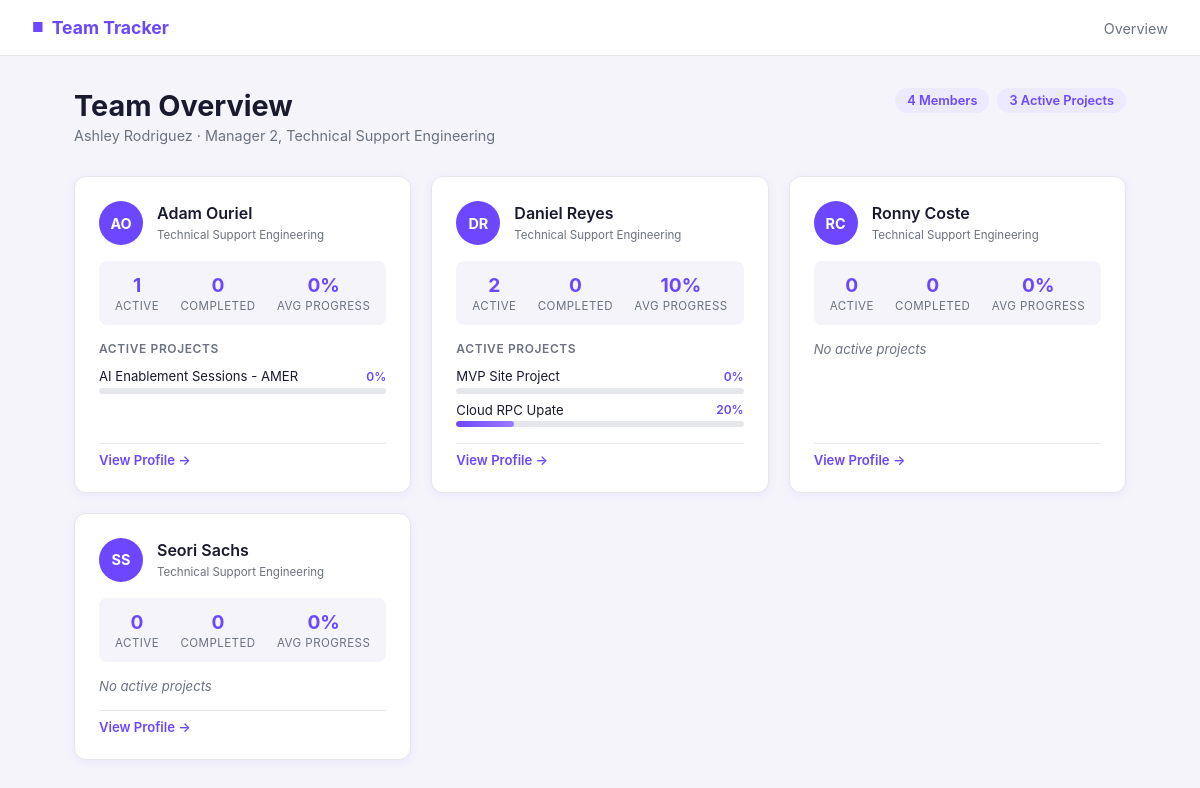
The app's page /, older data.
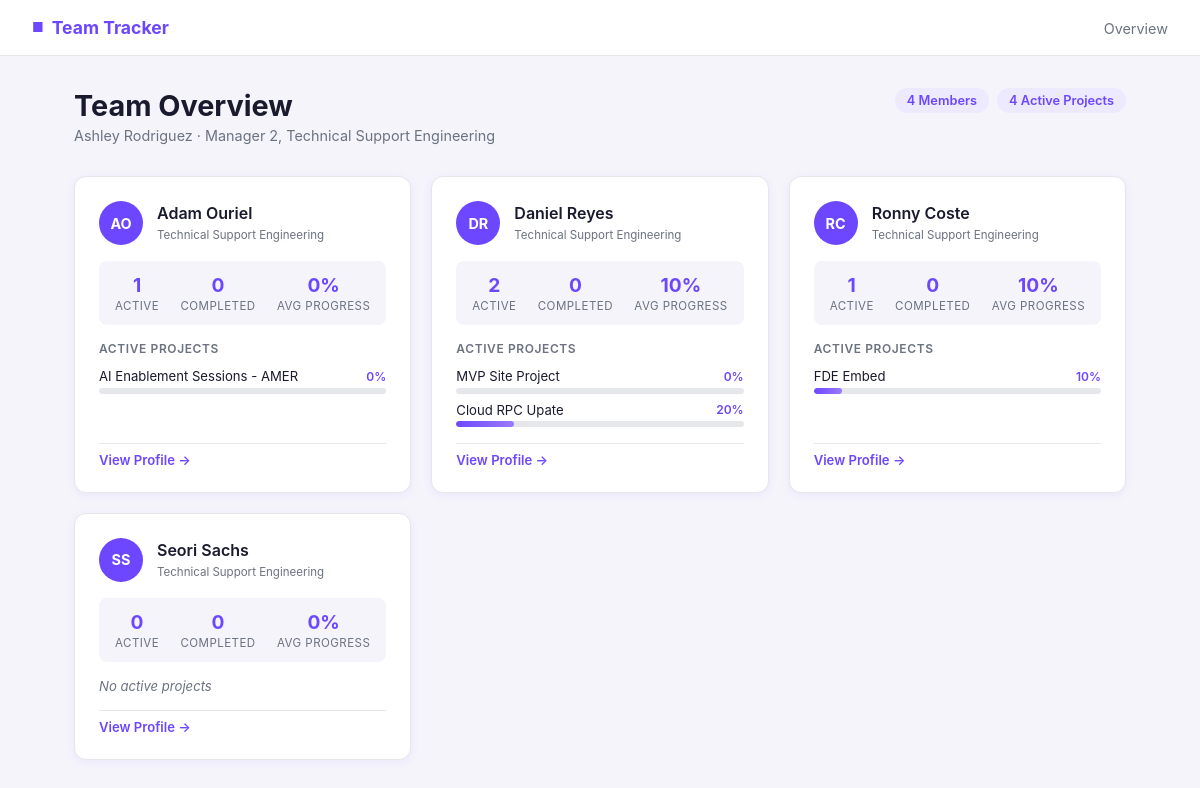
The same page, newer data.
### tables this page shows
CREATE TABLE teammates (
                id INTEGER PRIMARY KEY AUTOINCREMENT,
                name TEXT NOT NULL
            );

CREATE TABLE projects (
                id INTEGER PRIMARY KEY AUTOINCREMENT,
                teammate_id INTEGER NOT NULL,
                name TEXT NOT NULL,
                start_date TEXT NOT NULL,
                pct_complete INTEGER DEFAULT 0,
                completed_date TEXT,
                FOREIGN KEY (teammate_id) REFERENCES teammates(id)
            );

### app.py (the view)
@app.route('/')
def index():
    db = get_db()
    teammates = db.execute('SELECT * FROM teammates ORDER BY name').fetchall()
    overview = []
    for t in teammates:
        projects = db.execute(
            'SELECT * FROM projects WHERE teammate_id = ? ORDER BY start_date DESC', (t['id'],)
        ).fetchall()
        active = [p for p in projects if not p['completed_date']]
        done = [p for p in projects if p['completed_date']]
        avg_pct = round(sum(p['pct_complete'] for p in active) / len(active)) if active else 0
        overview.append({
            'teammate': t,
            'active': active,
            'done': done,
            'avg_pct': avg_pct,
        })
    total_active = sum(len(item['active']) for item in overview)
    return render_template('index.html', overview=overview, total_active=total_active)

### app.py (called while the page is built)
def get_db():
    conn = sqlite3.connect(DB)
    conn.row_factory = sqlite3.Row
    return conn

### templates/index.html (shortened to what this page needs)
{% extends "base.html" %}
{% block content %}
<div class="page-header">
    <div>
        <h1>Team Overview</h1>
        <p class="subtitle">Ashley Rodriguez · Manager 2, Technical Support Engineering</p>
    </div>
    <div class="header-stats">
        <div class="stat-pill">{{ overview|length }} Members</div>
        <div class="stat-pill">{{ total_active }} Active Projects</div>
    </div>
</div>
<div class="team-grid">
    {% for item in overview %}
    {% set t = item.teammate %}
    {% set initials = t.name.split()|map('first')|join('') %}
    <a href="{{ url_for('teammate', tid=t.id) }}" class="team-card">
        <div class="card-top">
            <div class="avatar">{{ initials }}</div>
            <div class="card-info">
                <h2>{{ t.name }}</h2>
                <span class="role-badge">Technical Support Engineering</span>
            </div>
        </div>
        <div class="card-stats">
            <div class="stat">
                <span class="stat-num">{{ item.active|length }}</span>
                <span class="stat-label">Active</span>
            </div>
            <div class="stat">
                <span class="stat-num">{{ item.done|length }}</span>
                <span class="stat-label">Completed</span>
            </div>
            <div class="stat">
                <span class="stat-num">{{ item.avg_pct }}%</span>
                <span class="stat-label">Avg Progress</span>
            </div>
        </div>
        {% if item.active %}
        <div class="card-projects">
            <p class="projects-label">Active Projects</p>
            {% for p in item.active[:3] %}
            <div class="mini-project">
                <div class="mini-project-header">
                    <span class="mini-name">{{ p.name }}</span>
                    <span class="mini-pct">{{ p.pct_complete }}%</span>
                </div>
                <div class="progress-bar">
                    <div class="progress-fill" style="width: {{ p.pct_complete }}%"></div>
                </div>
            </div>
            {% endfor %}
        </div>
        {% else %}
        <p class="no-projects">No active projects</p>
        {% endif %}
        <div class="card-footer">View Profile &rarr;</div>
    </a>
    {% endfor %}
</div>
{% endblock %}

Row changes from the older to the newer data that the page shows:
added projects: name "FDE Embed", pct_complete "10", shown under "RC"
Text that changed along with them:
{{ total_active }}: "3" → "4"
new list line: "RC Technical Support Engineering 1 ACTIVE 0 COMPLETED 10 % AVG PROGRESS ACTIVE PROJECTS View Profile →"
new list line: "Ronny Coste"
list line gone: "RC Technical Support Engineering 0 ACTIVE 0 COMPLETED 0 % AVG PROGRESS No active projects View Profile →"
list line gone: "Ronny Coste"
